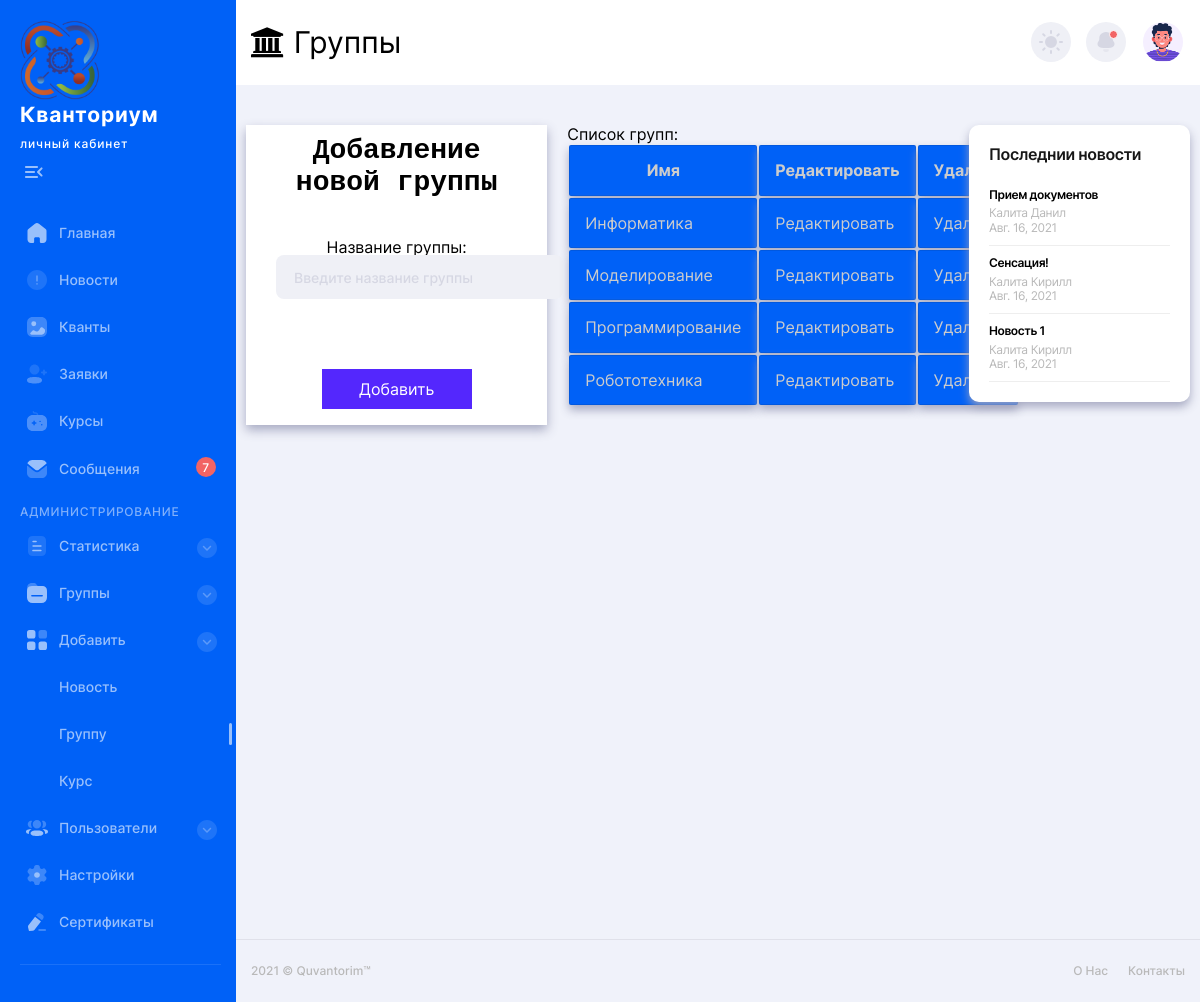
Page /group/ (signed in) on the earlier database version.
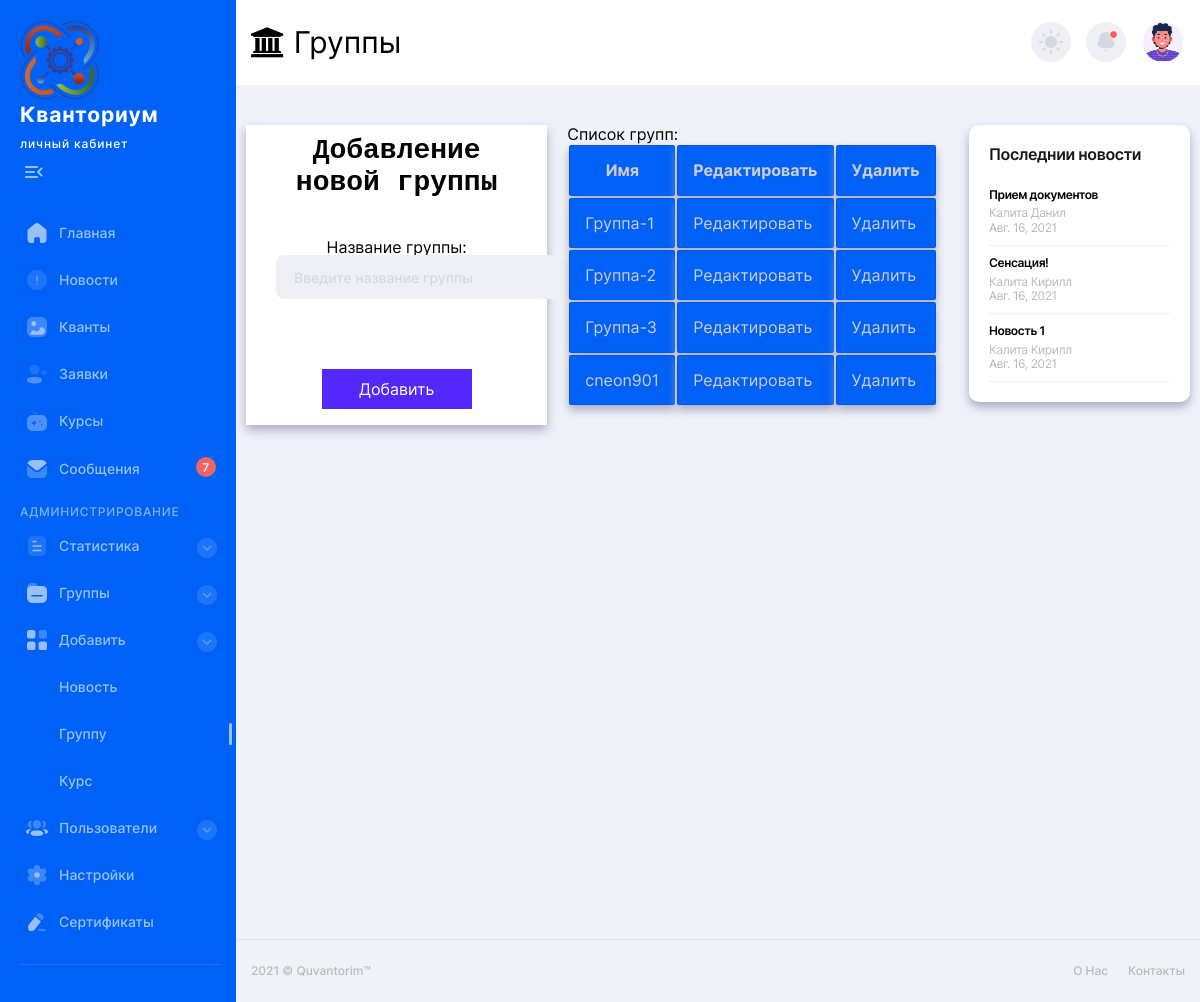
Same page on the later database version.
### manager/models.py (models this page shows, shortened)
class Group(models.Model):
    g_user = models.ManyToManyField(User)
    g_name = models.CharField(max_length=30, blank=True)
    prepod = models.ForeignKey(personal, on_delete=models.CASCADE,null=True)  # Привязываем к модели юзер
    course = models.ForeignKey(Course, on_delete=models.CASCADE, null=True)  # Привязываем к модели юзер

class novelty(models.Model):
    name = models.CharField(max_length=30, blank=True)
    heading = models.CharField(max_length=30, blank=True)
    body = models.TextField()
    data = models.DateField(null=True, blank=True)
    time =  models.TimeField(null=True, blank=True)

### manager/views.py (the view, shortened to what this page needs)
# urls.py: path('group/', views.group, name='group'),                  #
def group(request):
    data={}
    data.update(init_news(request))
    """  # получение курсов для конкретоного пользователя
    /*  Шаблон
     {% for courses in course %}
                      <a href="#"> {{ courses.g_name }} </a>   <br>

                    {% endfor %}
      */

    try:
        user = User.objects.get(id=12).course_set.all()
        data['course'] = user
    except User.DoesNotExist:
        data['error'] = "None"

    prep= Course.objects.get(g_name="3D моделирование")
    data['error'] = prep.prepod.user.username
 """
    objectlist = Course.objects.all()
    data['list'] = objectlist
    group = Group.objects.all() # Выбираем все группы для списка
    data['Group'] = group #Передаем их в шаблон
    form = add_group() #Создаем форму
    if request.GET.get('delete'): #Если нажали удалить (существует такой параметр в GET)
        delet = Group.objects.get(id=request.GET['id']) #Ищем по ид
        delet.delete() #Удаляем запись
        return redirect('group') #Обновляем страницу (Выходим из функции)
    if request.GET.get('redactory'): #Если нажали на редактировать (имя из списка нажали)
        data['knopka_red'] = True #Устанавливаем скрытому полю значение
        poisk= Group.objects.get(id=request.GET.get('id'))#Ищем запись с указанным ид
        dataform = {'Name': poisk.g_name} #Передаем в форму
        form = add_group(dataform) #Создаем форму и заполняем найденым значением
    prep = personal.objects.all()
    data['pred'] = prep
    data['form'] = form #Создаем пустую форму (первый вход)
    return render(request, 'manager/group.html', data)

### manager/forms.py
class add_group(forms.Form):
    Name = forms.CharField(label='Название группы', widget=forms.TextInput(attrs={'class': 'form-input', 'placeholder': 'Введите название группы'}))

### manager/functional.py (called while the page is built)
def init_news(request):
    datas={}
    datas['new'] = novelty.objects.all().order_by('-data').order_by('-time')[:settings.NEWS_COLUMN]
    datas['admins'] = request.user.has_perm('manager.can_admins')
    datas['exit'] = request.user.is_authenticated
    return datas

### templates/manager/group.html (shortened to what this page needs)
{% extends "manager/main.html" %}
{% block bar %}
  {% if user.is_authenticated %}   sidebar {% else %}  sidebarno {% endif %}
{% endblock %}
{% block groups %}
 active
{% endblock %}
{% block groups_visible %}
 visible
{% endblock %}
{% block namepage %}
      <i class="fa fa-university" aria-hidden="true"></i> Группы
{% endblock %}
{% block content %}
    <main class="main users chart-page" id="skip-target">
      <div class="container">
        <div class="row">
            <div class="col-lg-4">
                <div class="add_group">
                    <div class="headers"> Добавление новой группы </div>
                    <form method="POST">
                       {{ form.as_p }}
                        {% if knopka_red %}
                                 <button class="knopka" > Редактировать </button>
                               <a href="?">  <i class="fa fa-plus-square-o" aria-hidden="true"></i>  </a>
                         {% else %}
                            <br>
                            <br>
                            <br>
                                  <button class="knopka" > Добавить </button>
                        {% endif %}
                    </form>
                    <br>
                   <div class="error">  {{ error }}</div>
                </div>
            </div>
          <div class="col-lg-5">
              <div class="text">
                    <div class="group_list">
        Список групп:
       <table>
                    <tr>
                        <th class="name">Имя</th>
                        <th class="name"> Редактировать </th>
                        <th class="name"> Удалить </th>
                     </tr>
            {% for Groups in Group %}
                <tr>
                  <td class="names2">  <a href="{% url 'profile_group' Groups.id %}  "> {{ Groups.g_name }} </a>   </td>
                  <td class="names2">  <a href="?redactory=1&id={{ Groups.id }}"> Редактировать </a>   </td>
                  <td class="names3">  <a href="?delete=1&id={{ Groups.id }}"> Удалить </a>    </td>
                </tr>
                    {% endfor %}
       </table>
    </div>
              </div>
          </div>
          <div class="col-lg-3">
            {% include 'manager/show_news.html' %}
          </div>
        </div>
      </div>
    </main>
{% endblock %}

### templates/manager/main.html (shortened to what this page needs)
{% load static %}
<!DOCTYPE html>
<html lang="en">
<head>
  <link rel="stylesheet" href="{% static "manager/css/style.css"%}">
  <link rel="stylesheet" href="{% static "manager/css/font-awesome.min.css"%}">
</head>
<body>
<div class="page-flex">
  <aside class="{% block bar %}  }}     {% endblock %}">
    <div class="sidebar-start">
        <div class="sidebar-head">
            <a href="/" class="logo-wrapper" title="home">
                <div class="icon logo"> <img src={% static "manager/img/logo.png"%} </div>
                <div class="logo-text">
                    <div class="logo-title">Кванториум</div>
                    <div class="logo-subtitle">личный кабинет</div>
                </div>
            </a>
            <button class="sidebar-toggle transparent-btn" title="Menu" type="button">
                <span class="icon menu-toggle" aria-hidden="true"></span>
            </button>
        </div>
        <div class="sidebar-body">
            <ul class="sidebar-body-menu">
                <li>
                   <a class="{% block indexactive %} {% endblock %}" href="/"><span class="icon home" aria-hidden="true"></span>Главная</a>
                </li>
                <li>
                    <a class="{% block newsactiv %} {% endblock %}" href="{% url 'news' %}"><span class="icon news" aria-hidden="true"></span>Новости</a>
                </li>
                <li>
                      <a class="{% block qvant_activ %} {% endblock %}" href="{% url 'course_qvant' %}"><span class="icon image" aria-hidden="true"></span>Кванты</a>
                </li>
                 <li>
                      <a class="{% block zaiv_activ %} {% endblock %}" href="{% url 'bid' %}"><span class="icon zaiv" aria-hidden="true"></span>Заявки</a>
                </li>
              <li>
                      <a class="{% block courseactive %} {% endblock %}" href="{% url 'course' %}"><span class="icon game" aria-hidden="true"></span>Курсы</a>
              </li>
                <li>
                    <a href="#">
                        <span class="icon message" aria-hidden="true"></span>
                        Сообщения
                    </a>
                    <span class="msg-counter">7</span>
                </li>
            </ul>
        {% if admins %}
                <span class="system-menu__title">Администрирование</span>
            <ul class="sidebar-body-menu">
            <li>
                    <a class="show-cat-btn" href="##">
                        <span class="icon document" aria-hidden="true"></span>Статистика
                        <span class="category__btn transparent-btn" title="Open list">
                            <span class="icon arrow-down" aria-hidden="true"></span>
                        </span>
                    </a>
                    <ul class="cat-sub-menu">
                        <li>
                        </li>
                        <li>
                        </li>
                    </ul>
                </li>
                <li>
                    <a class="show-cat-btn" href="##">
                        <span class="icon folder" aria-hidden="true"></span> Группы
                        <span class="category__btn transparent-btn" title="Open list">
                            <span class="icon arrow-down" aria-hidden="true"></span>
                        </span>
                    </a>
                    <ul class="cat-sub-menu">
                        <li>
                        </li>
                        <li>
                        </li>
                    </ul>
                </li>
                <li>
                    <a class="show-cat-btn" href="##">
                        <span class="icon category" aria-hidden="true"></span>Добавить
                        <span class="category__btn transparent-btn" title="Open list">
                            <span class="icon arrow-down" aria-hidden="true"></span>
                        </span>
                    </a>
                    <ul class="cat-sub-menu {% block groups_visible %} {% endblock %}">
                          <li>
                            <a class="{% block news %} {% endblock %}" href="{% url 'add_news' %}">Новость</a>
                        </li>
                        <li>
                            <a class="{% block groups %} {% endblock %}" href="{% url 'group' %}" >Группу</a>
                        </li>
                         <li>
                            <a class="{% block course %} {% endblock %}" href="{% url "add_course" %}">Курс</a>
                        </li>
                    </ul>
                </li>
                <li>
                    <a class="show-cat-btn" href="##">
                        <span class="icon user-3" aria-hidden="true"></span>Пользователи
                        <span class="category__btn transparent-btn" title="Open list">
                            <span class="icon arrow-down" aria-hidden="true"></span>
                        </span>
                    </a>
                    <ul class="cat-sub-menu">
                        <li>
                        </li>
                        <li>
                        </li>
                        <li>
                        </li>
                    </ul>
                </li>
                <li>
                    <a href="##"><span class="icon setting" aria-hidden="true"></span>Настройки</a>
                </li>
            <li>
                    <a href="#"><span class="icon edit" aria-hidden="true"></span>Сертификаты</a>
                </li>
            </ul>
        {% endif %}
        </div>
    </div>
</aside>
  <div class="main-wrapper">
    <nav class="main-nav--bg">
  <div class="container main-nav">
        <div class="kirill">  {% block namepage %}
	                    {% endblock %}
</div>
       <div class="main-nav-end">
      <button class="theme-switcher gray-circle-btn" type="button" title="Switch theme">
        <i class="sun-icon" data-feather="sun" aria-hidden="true"></i>
      </button>
        {% if not user.is_anonymous %}
      <div class="notification-wrapper">
        <button class="gray-circle-btn dropdown-btn" title="To messages" type="button">
          <span class="icon notification active" aria-hidden="true"></span>
        </button>
      </div>
 {% endif %}
 {% if not user.is_anonymous %}
     <div class="nav-user-wrapper">
        <button href="  " class="nav-user-btn dropdown-btn" title="{{ user.username }}" type="button">
          <span class="nav-user-img">
            <picture><source srcset="../../static/manager/img/avatar/avatar-illustrated-02.webp" type="image/webp"><img src="static/manager/img/avatar/avatar-illustrated-02.png" alt="User name"></picture>
          </span>
        </button>
      </div>
       {% endif %}
    </div>
  </div>
</nav>
       {% block content %}
	  {% endblock %}
    <footer class="footer">
  <div class="container footer--flex">
    <div class="footer-start">
      <p>2021 © Quvantorim™</p>
    </div>
    <ul class="footer-end">
      <li><a href="##">О Нас</a></li>
      <li><a href="##">Контакты</a></li>
    </ul>
  </div>
</footer>
  </div>
</div>
</body>
</html>

### templates/manager/show_news.html (shortened to what this page needs)
     <article class="white-block">
              <div class="top-cat-title">
                <h3>Последнии новости </h3>
              </div>
              <ul class="top-cat-list">
                  {% for news in new %}
                <li>
                  <a href="{% url 'new_post' news.id %}">
                    <div class="top-cat-list__title">
                     {{ news.heading }}
                    </div>
                    <div class="top-cat-list__subtitle">
                       {{ news.name }} <br>
                      {{ news.data }}
                    </div>
                  </a>
                  {% endfor %}
              </ul>
            </article>

Differences in the rows shown:
removed Group: g_name "Информатика"
removed Group: g_name "Моделирование"
removed Group: g_name "Программирование"
removed Group: g_name "Робототехника"
added Group: g_name "Группа-1"
added Group: g_name "Группа-2"
added Group: g_name "Группа-3"
added Group: g_name "cneon901"
